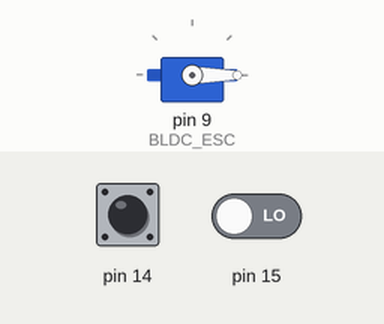
Simulated run of this sketch. Board: Arduino Uno, built with avr-gcc and run on an emulated ATmega328P. Parts: servo. The test bench sets the inputs (shaded band); at power-on: pin 14 LOW, pin 15 LOW. What the sketch prints to the serial monitor is not drawn.

Above: at 1.2 s.
1.3 s: pin 14 driven HIGH
At 2.5 s:
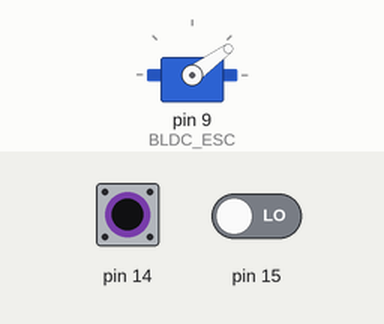
2.8 s: pin 15 driven HIGH
At 3.8 s:
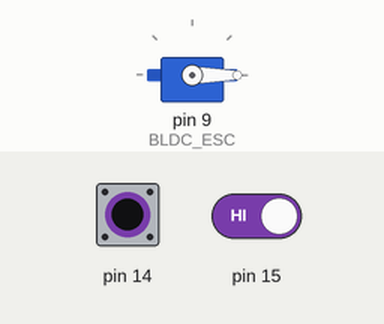
5.8 s: pin 14 pulsed LOW 5 times (0.12 s each, 0.3 s apart)
At 8.0 s:
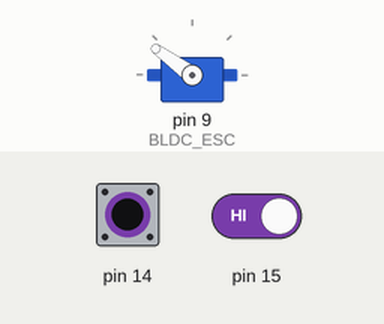
8.8 s: pin 14 pulsed LOW 2 times (0.12 s each, 0.3 s apart)
At 10.6 s:
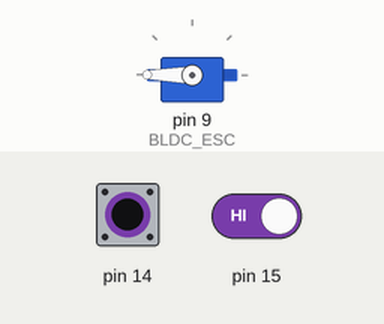
Timing chart, 0 to 11.9 s (numbered marks = the images above; inputs shaded):
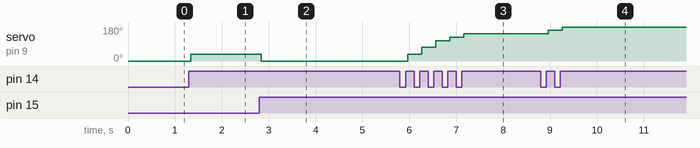

The sketch:

Thrust_Test.ino
```cpp
/*
 Created By: Sherif Sameh

 Brief Description: This sketch, Thrust_Test, was written to test the magnitude of the thrust force
 generated when combining the EMAX A2212 1400Kv Brushless DC Motor with a 1045 propeller while monitoring
 the current that is being pulled by the motor from the power supply to find its safe operating point and
 to calculate a thrust force constant for the motor+propeller combo for any applied voltage.

 Code Description: The Arduino Servo library is used to send the control signals needed to the ESC that
 drives the motor as the ESC accepts the exact same signal for its control as that used by servo motors,
 where a 1ms Pulse equates to 0 deg and 2ms to 180 deg. To change the duty cycle to a known set value, a
 push button is used to increment the duty cycle while another push button is used to stop the motor instantly.

*/
#define PB1 PINC0
#define PB2 PINC1

#define ESC_DUTY_CYCLE_0 0
#define ESC_DUTY_CYCLE_20 36
#define ESC_DUTY_CYCLE_40 72
#define ESC_DUTY_CYCLE_60 108
#define ESC_DUTY_CYCLE_70 126
#define ESC_DUTY_CYCLE_80 144
#define ESC_DUTY_CYCLE_90 162
#define ESC_DUTY_CYCLE_100 180

#include <Servo.h>

Servo BLDC_ESC; // Create servo object to be controlled by the library
int dutyCycles[] = {ESC_DUTY_CYCLE_0, ESC_DUTY_CYCLE_20, ESC_DUTY_CYCLE_40, ESC_DUTY_CYCLE_60,
ESC_DUTY_CYCLE_70, ESC_DUTY_CYCLE_80, ESC_DUTY_CYCLE_90, ESC_DUTY_CYCLE_100}; // Given to servo library
int dutyCyclesNumbers[] = {0, 20, 40, 60, 70, 80, 90, 100}; // Used soley for printing to serial monitor
int currDutyCycle = ESC_DUTY_CYCLE_0;
unsigned char PB1Old, PB2Old, i;

void setup()
{
  DDRC = 0; // All inputs
  PB1Old = (PINC >> 0) & (1 << 0);
  PB2Old = (PINC >> 1) & (1 << 0);

  BLDC_ESC.attach(9,1000,2000); // PWM signal output onto pin 9

  Serial.begin(115200);
}

void loop()
{
  // Check on status of both PushButtons
  unsigned char PB1New = (PINC >> 0) & (1 << 0);
  if( PB1New && (PB1New != PB1Old) )
  {
    delay(40);
    if( PB1New && (PB1New != PB1Old) )
    {
      i++;
    }
  }
  unsigned char PB2New = (PINC >> 1) & (1 << 0);
  if( PB2New && (PB2New != PB2Old) )
  {
    delay(40);
    if( PB2New && (PB2New != PB2Old) )
    {
      i = 0;
    }
  }

  // Update the current duty cycle and send PWM signal to ESC
  if( i > 7)
  {
    i = 0;
  }
  currDutyCycle = dutyCycles[i];
  BLDC_ESC.write(currDutyCycle);
  Serial.print("Current Duty Cycle is ");
  Serial.println(dutyCyclesNumbers[i]);

  // Update old status of both PushButtons
  PB1Old = PB1New;
  PB2Old = PB2New;
}
```

Measured:
- after the input at 1.3 s, servo on pin 9 (BLDC_ESC): 0° → 36° at once
- after the input at 2.8 s, servo on pin 9 (BLDC_ESC): 36° → 0° at once
- after the input at 5.8 s, servo on pin 9 (BLDC_ESC): moves from 0° to 144° over 1.2 s, starting after 0.16 s
- after the input at 8.8 s, servo on pin 9 (BLDC_ESC): 144° → 162° after 0.16 s, → 180° 0.30 s later
